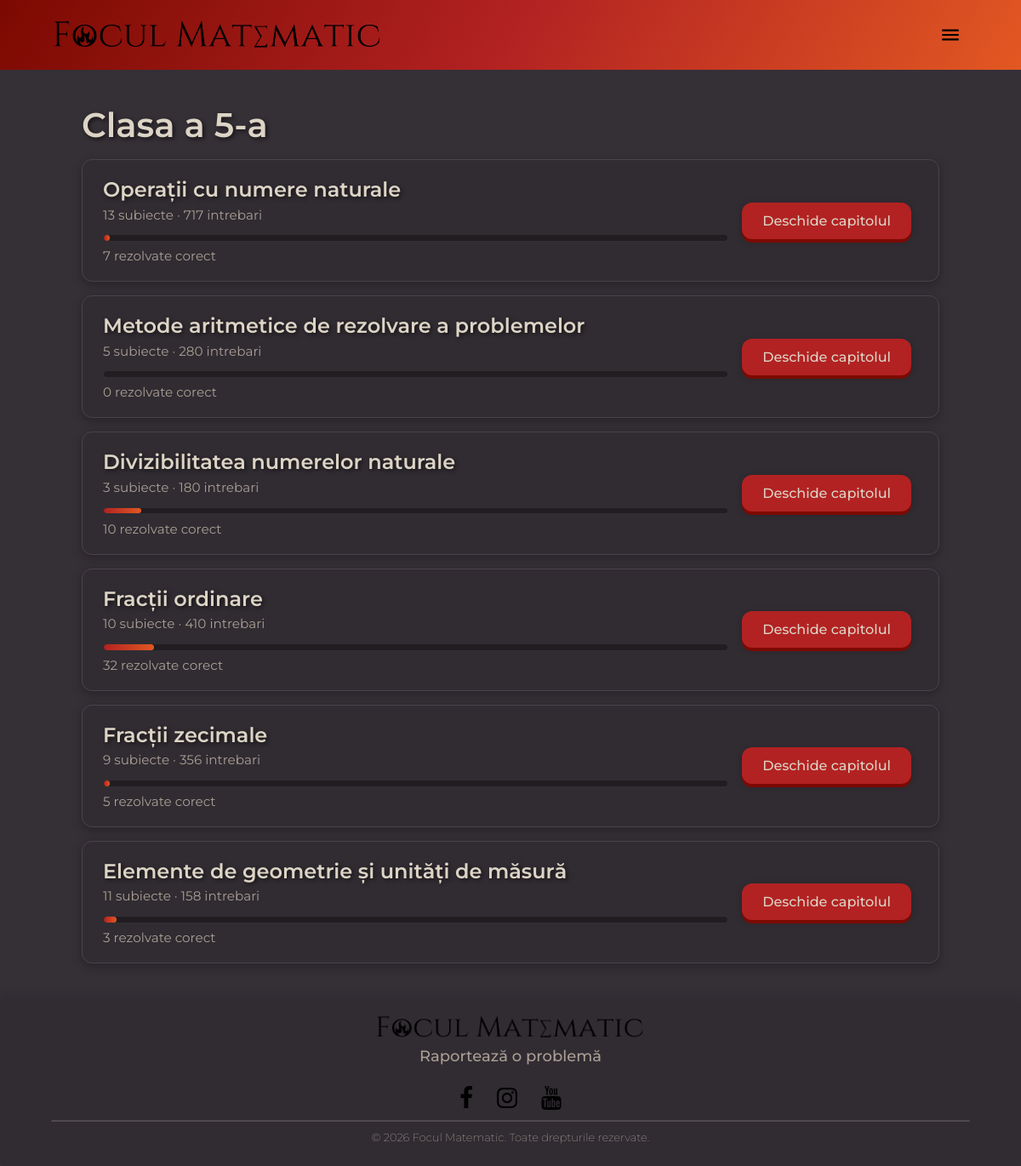
The app's page /quizzes/clasa/5/ (signed in) with its own data.
### quizzes/models.py (models this page shows, shortened)
class Chapter(models.Model):
    class_level = models.IntegerField()
    slug = models.SlugField(max_length=120)
    title = models.CharField(max_length=200)
    order = models.PositiveIntegerField(default=0)
    exam_slug = models.SlugField(max_length=120, blank=True, default="")
    class Meta:
        ordering = ["class_level", "order", "title"]
        unique_together = [("class_level", "slug")]

### quizzes/views.py (the view)
# urls.py: path("clasa/<int:class_level>/", views.class_chapters, name="class_chapters"),
@login_required
def class_chapters(request, class_level):
    if class_level not in VALID_CLASS_LEVELS:
        return HttpResponseBadRequest("Clasă invalidă.")
    chapters = (
        Chapter.objects.filter(class_level=class_level, exam_slug="")
        .order_by("order", "title")
    )
    chapter_states = get_chapter_learning_states(request.user, chapters)
    return render(
        request,
        "quizzes/class_chapters.html",
        {"class_level": class_level, "chapter_states": chapter_states},
    )

### accounts/context_processors.py (called while the page is built)
def theme(request):
    return {}

### analytics/services.py (called while the page is built)
def log_page_view(*, path: str, session_key: str, user=None) -> PageView:
    return PageView.objects.create(
        path=path[:500],
        session_key=session_key[:40],
        user=user if user and user.is_authenticated else None,
    )

### feedback/context_processors.py (called while the page is built)
def feedback_report_url(from_path: str = "") -> str:
    try:
        url = reverse("report_error")
    except NoReverseMatch:
        url = FEEDBACK_REPORT_PATH
    if from_path:
        return f"{url}?from={from_path}"
    return url

def feedback_urls(request):
    return {
        "feedback_report_url": feedback_report_url(),
    }

### quizzes/learning.py (called while the page is built)
def _percent(done: int, total: int) -> int:
    if total <= 0:
        return 0
    return round(done / total * 100)

def _topic_training_counts(user, topic_ids: list[int]) -> dict[int, dict]:
    if not topic_ids:
        return {}
    rows = (
        UserQuestionProgress.objects.filter(
            user=user,
            question__quiz_id__in=topic_ids,
        )
        .values("question__quiz_id")
        .annotate(
            correct=Count(
                "id",
                filter=Q(training_status=UserQuestionProgress.TRAINING_CORRECT),
            ),
            wrong=Count(
                "id",
                filter=Q(training_status=UserQuestionProgress.TRAINING_WRONG),
            ),
            touched=Count("id"),
        )
    )
    return {
        row["question__quiz_id"]: {
            "correct": row["correct"],
            "wrong": row["wrong"],
            "touched": row["touched"],
        }
        for row in rows
    }

def _topic_question_counts(topic_ids: list[int]) -> dict[int, int]:
    if not topic_ids:
        return {}
    return dict(
        Question.objects.filter(quiz_id__in=topic_ids)
        .values("quiz_id")
        .annotate(total=Count("id"))
        .values_list("quiz_id", "total")
    )

### templates/quizzes/class_chapters.html (shortened to what this page needs)
{% extends "base.html" %}
{% block content %}
<div class="page-content">
    <h1>Clasa a {{ class_level }}-a</h1>
    {% if not chapter_states %}
        <p class="muted">Nu exista inca capitole pentru aceasta clasa.</p>
    {% else %}
        {% for state in chapter_states %}
            <article class="card learning-card">
                <div class="learning-card__main">
                    <h2 style="margin:0 0 0.35rem;">{{ state.chapter.title }}</h2>
                    <p class="muted" style="margin:0;">
                        {{ state.topic_count }} subiecte &middot; {{ state.question_count }} intrebari
                    </p>
                    <div class="learning-progress" aria-label="Progres antrenare {{ state.training_percent }}%">
                        <div class="learning-progress__fill" style="width: {{ state.training_percent }}%;"></div>
                    </div>
                    <p class="muted learning-card__meta">
                        {{ state.training_correct }} rezolvate corect
                    </p>
                </div>
                <a class="btn btn-press" href="{% url 'chapter_topics' class_level state.chapter.slug %}">Deschide capitolul</a>
            </article>
        {% endfor %}
    {% endif %}
</div>
{% endblock %}

### static/core/css/FMStyle.css (style rules this page uses)
* { margin: 0; padding: 0; font-family: 'Montserrat', fantasy; box-sizing: border-box; }
body { min-height: 100%; min-width: 100%; overflow: scroll; }

### records on screen
Chapter: chapter "Operații cu numere naturale", topic_count "13", question_count "717", {{ state.training_percent }} 1 (drawn), training_correct "7"
Chapter: chapter "Metode aritmetice de rezolvare a problemelor", topic_count "5", question_count "280", training_correct "0"
Chapter: chapter "Divizibilitatea numerelor naturale", topic_count "3", question_count "180", {{ state.training_percent }} 6 (drawn), training_correct "10"
Chapter: chapter "Fracții ordinare", topic_count "10", question_count "410", {{ state.training_percent }} 8 (drawn), training_correct "32"
Chapter: chapter "Fracții zecimale", topic_count "9", question_count "356", {{ state.training_percent }} 1 (drawn), training_correct "5"
Chapter: chapter "Elemente de geometrie și unități de măsură", topic_count "11", question_count "158", {{ state.training_percent }} 2 (drawn), training_correct "3"

### other values on screen
{{ class_level }} "5"
